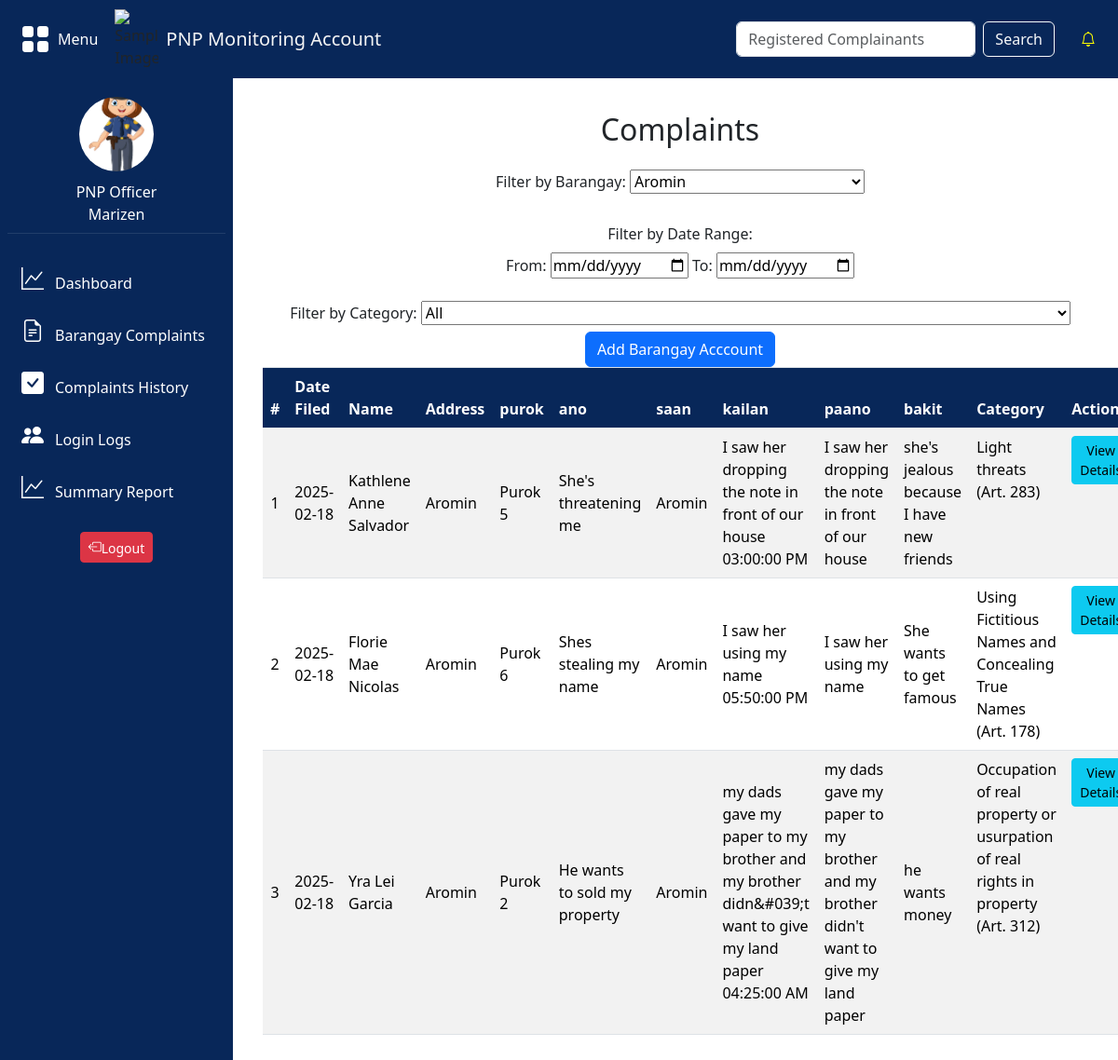
Page /pnp/pnp.php?barangay=Aromin (signed in) on the committed database.
### tables this page shows
CREATE TABLE `tbl_complaints` (
  `complaints_id` int(15) NOT NULL,
  `complaint_name` varchar(255) NOT NULL,
  `complaints_person` varchar(15) NOT NULL,
  `status` varchar(20) NOT NULL DEFAULT '''Inprogress''',
  `complaints` text NOT NULL,
  `responds` enum('barangay','pnp') NOT NULL,
  `date_filed` date NOT NULL,
  `category_id` int(1) NOT NULL,
  `barangays_id` int(10) NOT NULL,
  `image_id` int(10) NOT NULL,
  `info_id` int(11) NOT NULL,
  `user_id` int(11) NOT NULL,
  `ano` varchar(255) DEFAULT NULL,
  `barangay_saan` varchar(255) DEFAULT NULL,
  `kailan_date` date DEFAULT NULL,
  `kailan_time` varchar(255) NOT NULL,
  `paano` text DEFAULT NULL,
  `bakit` text DEFAULT NULL,
  `file_path` varchar(255) DEFAULT NULL,
  `cert_id` int(15) DEFAULT NULL
);

CREATE TABLE `tbl_users` (
  `user_id` int(15) NOT NULL,
  `first_name` varchar(255) NOT NULL,
  `middle_name` varchar(255) NOT NULL,
  `last_name` varchar(255) NOT NULL,
  `extension_name` varchar(255) DEFAULT NULL,
  `gender` varchar(255) NOT NULL,
  `age` int(255) NOT NULL,
  `birth_date` date NOT NULL,
  `selfie_path` varchar(255) NOT NULL,
  `image_type` enum('ID') NOT NULL,
  `image_path` varchar(255) NOT NULL,
  `date_uploaded` datetime(6) NOT NULL,
  `cp_number` varchar(255) NOT NULL,
  `password` varchar(255) NOT NULL,
  `accountType` enum('Resident','Barangay Official','PNP Officer') NOT NULL,
  `barangays_id` int(11) DEFAULT NULL,
  `place_of_birth` varchar(255) NOT NULL,
  `purok` varchar(255) NOT NULL,
  `civil_status` enum('Single','Married','Separated','Live-in','Divorced','Widowed') NOT NULL,
  `educational_background` enum('No Formal Education','Elementary','Highschool','College','Post Graduate') NOT NULL,
  `nationality` varchar(255) NOT NULL,
  `pic_data` varchar(255) NOT NULL,
  `security_question` varchar(255) NOT NULL,
  `security_answer` varchar(255) NOT NULL,
  `login_attempts` int(11) DEFAULT 0,
  `lockout_time` datetime DEFAULT NULL,
  `is_verified` tinyint(1) NOT NULL DEFAULT 0
);

CREATE TABLE `tbl_complaintcategories` (
  `category_id` int(10) NOT NULL,
  `complaints_category` varchar(255) NOT NULL,
  `cert_path` varchar(255) NOT NULL
);

### pnp/pnp.php (the view, shortened to what this page needs)
<!DOCTYPE html>
<html lang="en">
<head>
    <link href="https://cdnjs.cloudflare.com/ajax/libs/bootstrap-icons/1.8.1/font/bootstrap-icons.min.css" rel="stylesheet">
    <link href="https://cdn.jsdelivr.net/npm/bootstrap@5.3.3/dist/css/bootstrap.min.css" rel="stylesheet">
    <link rel="stylesheet" type="text/css" href="../styles/style.css">
</head>
<body>
<?php
include '../includes/pnp-nav.php';
include '../includes/pnp-bar.php';
?>
<center>
<div class="content">
    <div class="container">
        <h2 class="mt-3 mb-4">Complaints</h2>
        <form method="GET">
    <label class="form-label">Filter by Barangay:</label>
    <select id="barangayDropdown" name="barangay" onchange="this.form.submit()">
        <?php
        $stmtBarangay = $pdo->query("SELECT DISTINCT barangay_saan FROM tbl_complaints WHERE barangay_saan IS NOT NULL ORDER BY barangay_saan");
        while ($rowBarangay = $stmtBarangay->fetch(PDO::FETCH_ASSOC)) {
            $selected = isset($_GET['barangay']) && $_GET['barangay'] == $rowBarangay['barangay_saan'] ? 'selected' : '';
            echo "<option value='{$rowBarangay['barangay_saan']}' $selected>{$rowBarangay['barangay_saan']}</option>";
        }
        ?>
    </select>
    <br><br>
    <label class="form-label">Filter by Date Range:</label><br>
    <label for="from_date">From: </label>
    <input type="date" id="from_date" name="from_date" value="<?php echo isset($_GET['from_date']) ? $_GET['from_date'] : ''; ?>" onchange="this.form.submit()">
    <label for="to_date">To: </label>
    <input type="date" id="to_date" name="to_date" value="<?php echo isset($_GET['to_date']) ? $_GET['to_date'] : ''; ?>" onchange="this.form.submit()">
    <br><br>
    <label class="form-label">Filter by Category:</label>
    <select id="categoryDropdown" name="category" onchange="this.form.submit()">
        <option value="">All</option>
    </select>
</form>
<div style="width: 100%; text-align: center;">
    <button onclick="window.location.href='add_account.php';" class="btn btn-primary">Add Barangay Acccount</button>
</div>
        <div class="table">
            <table class="table table-striped table-bordered table-center" id="complaintsTable">
                <thead>
                    <tr>
                    <th>#</th>
                        <th>Date Filed</th>
                        <th>Name</th>
                        <th>Address</th>
                        <th>purok</th>
                        <th>ano</th>
                        <th>saan</th>
                        <th>kailan</th>
                        <th>paano</th>
                        <th>bakit</th>
                        <th>Category</th>
                        <th>Action</th>
                    </tr>
                </thead>
                <tbody>
                <?php
    function displayPNPComplaints($pdo) {
        try {
            $conditions = ["c.responds = 'pnp'", "c.status != 'Filed in the court'"];
            $params = [];
            if (!empty($_GET['barangay'])) {
                $conditions[] = "c.barangay_saan = ?";
                $params[] = $_GET['barangay'];
            }
            $query = "
                SELECT c.*, cat.complaints_category, u.purok
                FROM tbl_complaints c
                JOIN tbl_users u ON u.user_id = c.user_id
                JOIN tbl_complaintcategories cat ON c.category_id = cat.category_id
                WHERE " . implode(" AND ", $conditions) . "
                ORDER BY c.date_filed DESC
            ";
            $stmt = $pdo->prepare($query);
            $stmt->execute($params);
            if ($stmt->rowCount() > 0) {
                $row_number = 1;
                while ($row = $stmt->fetch(PDO::FETCH_ASSOC)) {
                    echo "<tr>";
                    echo "<td style='text-align: center; vertical-align: middle;'>{$row_number}</td>";
                    echo "<td style='text-align: left; vertical-align: middle;'>{$row['date_filed']}</td>";
                    echo "<td style='text-align: left; vertical-align: middle;'>{$row['complaint_name']}</td>";
                    echo "<td style='text-align: left; vertical-align: middle;'>{$row['barangay_saan']}</td>";
                    echo "<td style='text-align: left; vertical-align: middle;'>{$row['purok']}</td>";
                    echo "<td style='text-align: left; vertical-align: middle;'>{$row['ano']}</td>";
                    echo "<td style='text-align: left; vertical-align: middle;'>{$row['barangay_saan']}</td>";
                    echo "<td style='text-align: left; vertical-align: middle;'>" . htmlspecialchars($row['paano']) . ' ' . htmlspecialchars($row['kailan_time']) . "</td>";
                    echo "<td style='text-align: left; vertical-align: middle;'>{$row['paano']}</td>";
                    echo "<td style='text-align: left; vertical-align: middle;'>{$row['bakit']}</td>";
                    echo "<td class='category'>{$row['complaints_category']}</td>";
                    echo "<td><button class='btn btn-info btn-sm' data-bs-toggle='modal' data-bs-target='#viewDetailsModal' data-id='{$row['complaints_id']}'>View Details</button></td>";
                    echo "</tr>";
                    $row_number++;
                }
            } else {
                echo "<tr><td colspan='12' class='text-center'>No record found</td></tr>";
            }
        } catch (PDOException $e) {
            echo "<tr><td colspan='12' class='text-center'>Error fetching PNP complaints: " . $e->getMessage() . "</td></tr>";
        }
    }
    displayPNPComplaints($pdo);
?>
                </tbody>
            </table>
            </div>
        </div>
    </div>
  </center>
</body>
</html>

### styles/style.css (style rules this page uses)
.content { margin-left: 250px; transition: margin-left 0.3s ease; padding: 20px; width: 80%; }
table, th, td { border: none; }
table { border-collapse: collapse; width: 100%; }

### pnp/pnp.php (style rules this page uses)
.table thead th { background-color: #082759; color: #ffffff; }

### rows in the picture
tbl_complaints: date_filed "2025-02-18", complaint_name "Kathlene Anne Salvador", barangay_saan "Aromin", user.purok "Purok 5", ano "She's threatening me", paano "I saw her dropping the note in front of our house", kailan_time "03:00:00 PM", bakit "she's jealous because I have new friends", category.complaints_category "Light threats (Art. 283)"
tbl_complaints: date_filed "2025-02-18", complaint_name "Florie Mae Nicolas", barangay_saan "Aromin", user.purok "Purok 6", ano "Shes stealing my name", paano "I saw her using my name", kailan_time "05:50:00 PM", bakit "She wants to get famous", category.complaints_category "Using Fictitious Names and Concealing True Names (Art. 178)"
tbl_complaints: date_filed "2025-02-18", complaint_name "Yra Lei Garcia", barangay_saan "Aromin", user.purok "Purok 2", ano "He wants to sold my property", paano "my dads gave my paper to my brother and my brother didn&#039;t want to give my land paper", kailan_time "04:25:00 AM", paano "my dads gave my paper to my brother and my brother didn't want to give my land paper", bakit "he wants money", category.complaints_category "Occupation of real property or usurpation of real rights in property (Art. 312)"

### other values in the picture
$_SESSION['accountType'] "PNP Officer"
$firstName "Marizen"
form field barangay "Aromin"
